Frame 1 (no input): blank canvas, image omitted
Frame 60 (the mouse pressed at the canvas centre just before this capture): blank canvas, image omitted
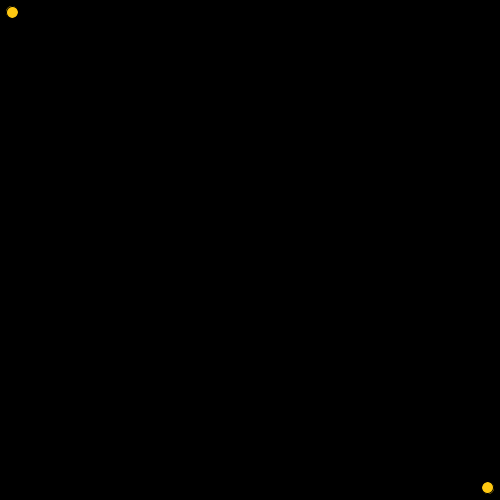
Frame 120 (the mouse held since frame 60 and released just before this capture)

The Processing sketch whose frames 1 and 60 were blank and that drew this single picture after the mouse press (run headless with seeded random() and noise(); from frame 60 on, the mouse is pressed at the canvas centre):

// Processing sketch: processing_46747
// ── processing_46747.pde

float posicionX=0.0;
float velocidadX=0.1;
float posicionY=500.0;
float velocidadY=-0.1;

float radio=0.0;
float velocidadR=0.1;

float velocidadC=0.15;
float colour=0.0;

void setup (){
  size (500,500);
}
void draw(){
  background (0);
  fill(255);
  //loop ();
  // esta solo existe sin el float de arriba ellipse (millis ()/30,height/2,50,50);

//posicion= posicion + velocidad;
//posicionX+=velocidad;
//jugar con la variable "posicion"

fill (255, 200,colour);
posicionX+=velocidadX;
posicionY+=velocidadY;
radio+=velocidadR;
colour+=velocidadC;

ellipse(posicionX,posicionX,radio,radio);
ellipse(posicionY,posicionY,radio,radio);

}
